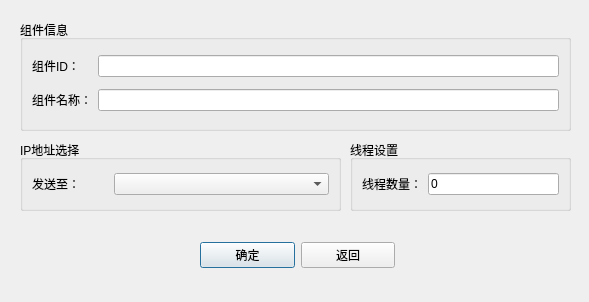
<?xml version="1.0" encoding="UTF-8"?>
<ui version="4.0">
 <class>comp_thread</class>
 <widget class="QDialog" name="comp_thread">
  <property name="geometry">
   <rect>
    <x>0</x>
    <y>0</y>
    <width>589</width>
    <height>302</height>
   </rect>
  </property>
  <property name="windowTitle">
   <string>线程选择</string>
  </property>
  <property name="windowIcon">
   <iconset resource="../Res/res.qrc">
    <normaloff>:/img/data.png</normaloff>:/img/data.png</iconset>
  </property>
  <widget class="QGroupBox" name="groupBox">
   <property name="geometry">
    <rect>
     <x>20</x>
     <y>20</y>
     <width>551</width>
     <height>111</height>
    </rect>
   </property>
   <property name="title">
    <string>组件信息</string>
   </property>
   <layout class="QGridLayout" name="gridLayout">
    <item row="0" column="0">
     <widget class="QLabel" name="label">
      <property name="text">
       <string>组件ID：</string>
      </property>
     </widget>
    </item>
    <item row="0" column="1">
     <widget class="QLineEdit" name="lineEdit_compID"/>
    </item>
    <item row="1" column="0">
     <widget class="QLabel" name="label_2">
      <property name="text">
       <string>组件名称：</string>
      </property>
     </widget>
    </item>
    <item row="1" column="1">
     <widget class="QLineEdit" name="lineEdit_compname"/>
    </item>
   </layout>
  </widget>
  <widget class="QGroupBox" name="groupBox_2">
   <property name="geometry">
    <rect>
     <x>350</x>
     <y>140</y>
     <width>221</width>
     <height>71</height>
    </rect>
   </property>
   <property name="title">
    <string>线程设置</string>
   </property>
   <layout class="QGridLayout" name="gridLayout_2">
    <item row="0" column="0">
     <widget class="QLabel" name="label_3">
      <property name="text">
       <string>线程数量：</string>
      </property>
     </widget>
    </item>
    <item row="0" column="1">
     <widget class="QLineEdit" name="lineEdit_threadnum">
      <property name="text">
       <string>0</string>
      </property>
     </widget>
    </item>
   </layout>
  </widget>
  <widget class="QWidget" name="layoutWidget">
   <property name="geometry">
    <rect>
     <x>200</x>
     <y>240</y>
     <width>195</width>
     <height>30</height>
    </rect>
   </property>
   <layout class="QHBoxLayout" name="horizontalLayout">
    <item>
     <widget class="QPushButton" name="pushButton_2">
      <property name="text">
       <string>确定</string>
      </property>
     </widget>
    </item>
    <item>
     <widget class="QPushButton" name="pushButton">
      <property name="text">
       <string>返回</string>
      </property>
     </widget>
    </item>
   </layout>
  </widget>
  <widget class="QGroupBox" name="groupBox_3">
   <property name="geometry">
    <rect>
     <x>20</x>
     <y>140</y>
     <width>321</width>
     <height>71</height>
    </rect>
   </property>
   <property name="title">
    <string>IP地址选择</string>
   </property>
   <layout class="QGridLayout" name="gridLayout_3">
    <item row="0" column="0">
     <widget class="QLabel" name="label_4">
      <property name="text">
       <string>发送至：</string>
      </property>
     </widget>
    </item>
    <item row="0" column="1">
     <widget class="QComboBox" name="comboBox_IPaddres">
      <property name="minimumSize">
       <size>
        <width>215</width>
        <height>0</height>
       </size>
      </property>
     </widget>
    </item>
   </layout>
  </widget>
 </widget>
 <resources>
  <include location="../Res/res.qrc"/>
 </resources>
 <connections/>
</ui>
